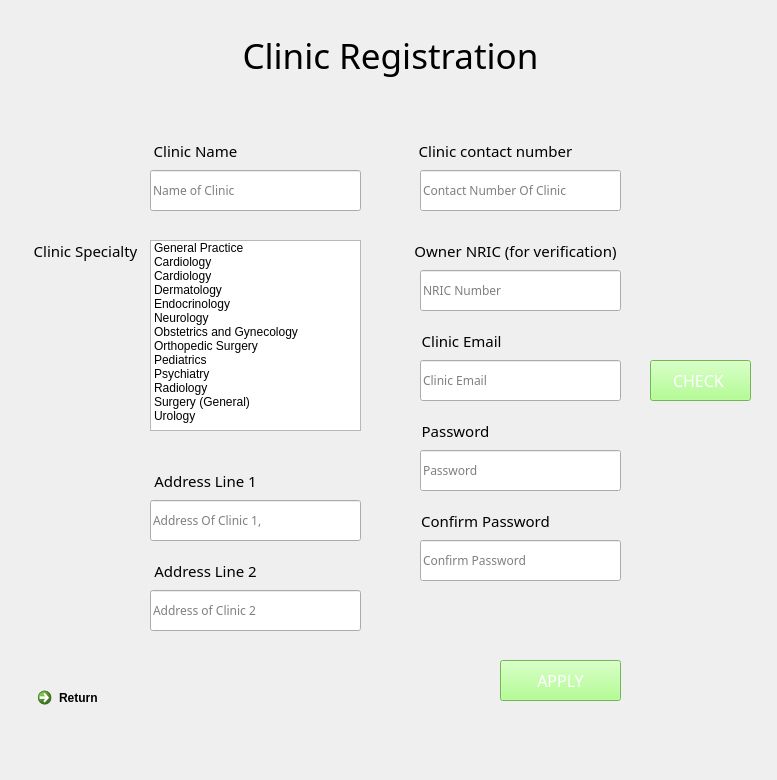
<?xml version="1.0" encoding="UTF-8"?>
<ui version="4.0">
 <class>RegisterPage</class>
 <widget class="QWidget" name="RegisterPage">
  <property name="geometry">
   <rect>
    <x>0</x>
    <y>0</y>
    <width>777</width>
    <height>780</height>
   </rect>
  </property>
  <property name="windowTitle">
   <string>Call A Doctor - Sign up page</string>
  </property>
  <widget class="QLineEdit" name="ClinicNameInput">
   <property name="geometry">
    <rect>
     <x>150</x>
     <y>170</y>
     <width>211</width>
     <height>41</height>
    </rect>
   </property>
   <property name="font">
    <font>
     <family>Bahnschrift Light</family>
    </font>
   </property>
   <property name="toolTip">
    <string>&lt;html&gt;&lt;head/&gt;&lt;body&gt;&lt;p&gt;Username&lt;/p&gt;&lt;p&gt;&lt;br/&gt;&lt;/p&gt;&lt;/body&gt;&lt;/html&gt;</string>
   </property>
   <property name="styleSheet">
    <string notr="true">Username</string>
   </property>
   <property name="text">
    <string/>
   </property>
   <property name="placeholderText">
    <string>Name of Clinic</string>
   </property>
  </widget>
  <widget class="QLabel" name="Welcome_label_2">
   <property name="enabled">
    <bool>true</bool>
   </property>
   <property name="geometry">
    <rect>
     <x>210</x>
     <y>30</y>
     <width>361</width>
     <height>51</height>
    </rect>
   </property>
   <property name="sizePolicy">
    <sizepolicy hsizetype="Preferred" vsizetype="Preferred">
     <horstretch>0</horstretch>
     <verstretch>0</verstretch>
    </sizepolicy>
   </property>
   <property name="font">
    <font>
     <family>Yu Gothic UI Semibold</family>
     <pointsize>26</pointsize>
     <weight>7</weight>
     <italic>false</italic>
     <bold>false</bold>
    </font>
   </property>
   <property name="layoutDirection">
    <enum>Qt::LeftToRight</enum>
   </property>
   <property name="autoFillBackground">
    <bool>false</bool>
   </property>
   <property name="styleSheet">
    <string notr="true">
font: 63 26pt &quot;Yu Gothic UI Semibold&quot;;</string>
   </property>
   <property name="text">
    <string>Clinic Registration</string>
   </property>
   <property name="alignment">
    <set>Qt::AlignCenter</set>
   </property>
  </widget>
  <widget class="QLabel" name="Welcome_label_3">
   <property name="enabled">
    <bool>true</bool>
   </property>
   <property name="geometry">
    <rect>
     <x>70</x>
     <y>130</y>
     <width>251</width>
     <height>41</height>
    </rect>
   </property>
   <property name="sizePolicy">
    <sizepolicy hsizetype="Preferred" vsizetype="Preferred">
     <horstretch>0</horstretch>
     <verstretch>0</verstretch>
    </sizepolicy>
   </property>
   <property name="minimumSize">
    <size>
     <width>251</width>
     <height>41</height>
    </size>
   </property>
   <property name="font">
    <font>
     <family>Yu Gothic UI Semibold</family>
     <pointsize>11</pointsize>
     <weight>7</weight>
     <italic>false</italic>
     <bold>false</bold>
    </font>
   </property>
   <property name="toolTip">
    <string>&lt;html&gt;&lt;head/&gt;&lt;body&gt;&lt;p&gt;&lt;span style=&quot; font-size:10pt; font-weight:600;&quot;&gt;First name&lt;/span&gt;&lt;/p&gt;&lt;/body&gt;&lt;/html&gt;</string>
   </property>
   <property name="layoutDirection">
    <enum>Qt::LeftToRight</enum>
   </property>
   <property name="autoFillBackground">
    <bool>false</bool>
   </property>
   <property name="styleSheet">
    <string notr="true">
font: 63 11pt &quot;Yu Gothic UI Semibold&quot;;</string>
   </property>
   <property name="text">
    <string>Clinic Name</string>
   </property>
   <property name="alignment">
    <set>Qt::AlignCenter</set>
   </property>
  </widget>
  <widget class="QLineEdit" name="Owner_NRIC">
   <property name="geometry">
    <rect>
     <x>420</x>
     <y>270</y>
     <width>201</width>
     <height>41</height>
    </rect>
   </property>
   <property name="font">
    <font>
     <family>Bahnschrift Light</family>
    </font>
   </property>
   <property name="toolTip">
    <string>&lt;html&gt;&lt;head/&gt;&lt;body&gt;&lt;p&gt;Username&lt;/p&gt;&lt;p&gt;&lt;br/&gt;&lt;/p&gt;&lt;/body&gt;&lt;/html&gt;</string>
   </property>
   <property name="styleSheet">
    <string notr="true">Username</string>
   </property>
   <property name="text">
    <string/>
   </property>
   <property name="placeholderText">
    <string>NRIC Number</string>
   </property>
  </widget>
  <widget class="QLabel" name="Welcome_label_6">
   <property name="enabled">
    <bool>true</bool>
   </property>
   <property name="geometry">
    <rect>
     <x>390</x>
     <y>230</y>
     <width>251</width>
     <height>41</height>
    </rect>
   </property>
   <property name="sizePolicy">
    <sizepolicy hsizetype="Preferred" vsizetype="Preferred">
     <horstretch>0</horstretch>
     <verstretch>0</verstretch>
    </sizepolicy>
   </property>
   <property name="minimumSize">
    <size>
     <width>251</width>
     <height>41</height>
    </size>
   </property>
   <property name="font">
    <font>
     <family>Yu Gothic UI Semibold</family>
     <pointsize>11</pointsize>
     <weight>7</weight>
     <italic>false</italic>
     <bold>false</bold>
    </font>
   </property>
   <property name="toolTip">
    <string>&lt;html&gt;&lt;head/&gt;&lt;body&gt;&lt;p&gt;&lt;span style=&quot; font-size:10pt; font-weight:600;&quot;&gt;First name&lt;/span&gt;&lt;/p&gt;&lt;/body&gt;&lt;/html&gt;</string>
   </property>
   <property name="layoutDirection">
    <enum>Qt::LeftToRight</enum>
   </property>
   <property name="autoFillBackground">
    <bool>false</bool>
   </property>
   <property name="styleSheet">
    <string notr="true">
font: 63 11pt &quot;Yu Gothic UI Semibold&quot;;</string>
   </property>
   <property name="text">
    <string>Owner NRIC (for verification)</string>
   </property>
   <property name="alignment">
    <set>Qt::AlignCenter</set>
   </property>
  </widget>
  <widget class="QLineEdit" name="addressLine1Input">
   <property name="geometry">
    <rect>
     <x>150</x>
     <y>500</y>
     <width>211</width>
     <height>41</height>
    </rect>
   </property>
   <property name="font">
    <font>
     <family>Bahnschrift Light</family>
    </font>
   </property>
   <property name="toolTip">
    <string>&lt;html&gt;&lt;head/&gt;&lt;body&gt;&lt;p&gt;Username&lt;/p&gt;&lt;p&gt;&lt;br/&gt;&lt;/p&gt;&lt;/body&gt;&lt;/html&gt;</string>
   </property>
   <property name="styleSheet">
    <string notr="true">Username</string>
   </property>
   <property name="text">
    <string/>
   </property>
   <property name="placeholderText">
    <string>Address Of Clinic 1,</string>
   </property>
  </widget>
  <widget class="QLabel" name="Welcome_label_8">
   <property name="enabled">
    <bool>true</bool>
   </property>
   <property name="geometry">
    <rect>
     <x>80</x>
     <y>460</y>
     <width>251</width>
     <height>41</height>
    </rect>
   </property>
   <property name="sizePolicy">
    <sizepolicy hsizetype="Preferred" vsizetype="Preferred">
     <horstretch>0</horstretch>
     <verstretch>0</verstretch>
    </sizepolicy>
   </property>
   <property name="minimumSize">
    <size>
     <width>251</width>
     <height>41</height>
    </size>
   </property>
   <property name="font">
    <font>
     <family>Yu Gothic UI Semibold</family>
     <pointsize>11</pointsize>
     <weight>7</weight>
     <italic>false</italic>
     <bold>false</bold>
    </font>
   </property>
   <property name="toolTip">
    <string>&lt;html&gt;&lt;head/&gt;&lt;body&gt;&lt;p&gt;&lt;span style=&quot; font-size:10pt; font-weight:600;&quot;&gt;First name&lt;/span&gt;&lt;/p&gt;&lt;/body&gt;&lt;/html&gt;</string>
   </property>
   <property name="layoutDirection">
    <enum>Qt::LeftToRight</enum>
   </property>
   <property name="autoFillBackground">
    <bool>false</bool>
   </property>
   <property name="styleSheet">
    <string notr="true">
font: 63 11pt &quot;Yu Gothic UI Semibold&quot;;</string>
   </property>
   <property name="text">
    <string>Address Line 1</string>
   </property>
   <property name="alignment">
    <set>Qt::AlignCenter</set>
   </property>
  </widget>
  <widget class="QLabel" name="Welcome_label_9">
   <property name="enabled">
    <bool>true</bool>
   </property>
   <property name="geometry">
    <rect>
     <x>80</x>
     <y>550</y>
     <width>251</width>
     <height>41</height>
    </rect>
   </property>
   <property name="sizePolicy">
    <sizepolicy hsizetype="Preferred" vsizetype="Preferred">
     <horstretch>0</horstretch>
     <verstretch>0</verstretch>
    </sizepolicy>
   </property>
   <property name="minimumSize">
    <size>
     <width>251</width>
     <height>41</height>
    </size>
   </property>
   <property name="font">
    <font>
     <family>Yu Gothic UI Semibold</family>
     <pointsize>11</pointsize>
     <weight>7</weight>
     <italic>false</italic>
     <bold>false</bold>
    </font>
   </property>
   <property name="toolTip">
    <string>&lt;html&gt;&lt;head/&gt;&lt;body&gt;&lt;p&gt;&lt;span style=&quot; font-size:10pt; font-weight:600;&quot;&gt;First name&lt;/span&gt;&lt;/p&gt;&lt;/body&gt;&lt;/html&gt;</string>
   </property>
   <property name="layoutDirection">
    <enum>Qt::LeftToRight</enum>
   </property>
   <property name="autoFillBackground">
    <bool>false</bool>
   </property>
   <property name="styleSheet">
    <string notr="true">
font: 63 11pt &quot;Yu Gothic UI Semibold&quot;;</string>
   </property>
   <property name="text">
    <string>Address Line 2</string>
   </property>
   <property name="alignment">
    <set>Qt::AlignCenter</set>
   </property>
  </widget>
  <widget class="QLineEdit" name="addressLine2Input">
   <property name="geometry">
    <rect>
     <x>150</x>
     <y>590</y>
     <width>211</width>
     <height>41</height>
    </rect>
   </property>
   <property name="font">
    <font>
     <family>Bahnschrift Light</family>
    </font>
   </property>
   <property name="toolTip">
    <string>&lt;html&gt;&lt;head/&gt;&lt;body&gt;&lt;p&gt;Username&lt;/p&gt;&lt;p&gt;&lt;br/&gt;&lt;/p&gt;&lt;/body&gt;&lt;/html&gt;</string>
   </property>
   <property name="styleSheet">
    <string notr="true">Username</string>
   </property>
   <property name="text">
    <string/>
   </property>
   <property name="placeholderText">
    <string>Address of Clinic 2</string>
   </property>
  </widget>
  <widget class="QLabel" name="Welcome_label_11">
   <property name="enabled">
    <bool>true</bool>
   </property>
   <property name="geometry">
    <rect>
     <x>-50</x>
     <y>160</y>
     <width>251</width>
     <height>41</height>
    </rect>
   </property>
   <property name="sizePolicy">
    <sizepolicy hsizetype="Preferred" vsizetype="Preferred">
     <horstretch>0</horstretch>
     <verstretch>0</verstretch>
    </sizepolicy>
   </property>
   <property name="minimumSize">
    <size>
     <width>251</width>
     <height>41</height>
    </size>
   </property>
   <property name="font">
    <font>
     <family>Yu Gothic UI Semibold</family>
     <pointsize>10</pointsize>
     <weight>7</weight>
     <italic>false</italic>
     <bold>false</bold>
    </font>
   </property>
   <property name="toolTip">
    <string>&lt;html&gt;&lt;head/&gt;&lt;body&gt;&lt;p&gt;&lt;span style=&quot; font-size:10pt; font-weight:600;&quot;&gt;First name&lt;/span&gt;&lt;/p&gt;&lt;/body&gt;&lt;/html&gt;</string>
   </property>
   <property name="layoutDirection">
    <enum>Qt::LeftToRight</enum>
   </property>
   <property name="autoFillBackground">
    <bool>false</bool>
   </property>
   <property name="styleSheet">
    <string notr="true">
font: 63 10pt &quot;Yu Gothic UI Semibold&quot;;</string>
   </property>
   <property name="text">
    <string/>
   </property>
   <property name="alignment">
    <set>Qt::AlignCenter</set>
   </property>
  </widget>
  <widget class="QPushButton" name="SendApplication">
   <property name="geometry">
    <rect>
     <x>500</x>
     <y>660</y>
     <width>121</width>
     <height>41</height>
    </rect>
   </property>
   <property name="font">
    <font>
     <family>Bahnschrift SemiLight SemiConde</family>
     <pointsize>12</pointsize>
    </font>
   </property>
   <property name="autoFillBackground">
    <bool>false</bool>
   </property>
   <property name="styleSheet">
    <string notr="true">background-color: #9dff73;
color: #FFFFFF;
</string>
   </property>
   <property name="text">
    <string>APPLY</string>
   </property>
   <property name="autoDefault">
    <bool>false</bool>
   </property>
  </widget>
  <widget class="QCommandLinkButton" name="commandLinkButton">
   <property name="geometry">
    <rect>
     <x>30</x>
     <y>680</y>
     <width>185</width>
     <height>41</height>
    </rect>
   </property>
   <property name="text">
    <string>Return</string>
   </property>
  </widget>
  <widget class="QLabel" name="Welcome_label_4">
   <property name="enabled">
    <bool>true</bool>
   </property>
   <property name="geometry">
    <rect>
     <x>370</x>
     <y>130</y>
     <width>251</width>
     <height>41</height>
    </rect>
   </property>
   <property name="sizePolicy">
    <sizepolicy hsizetype="Preferred" vsizetype="Preferred">
     <horstretch>0</horstretch>
     <verstretch>0</verstretch>
    </sizepolicy>
   </property>
   <property name="minimumSize">
    <size>
     <width>251</width>
     <height>41</height>
    </size>
   </property>
   <property name="font">
    <font>
     <family>Yu Gothic UI Semibold</family>
     <pointsize>11</pointsize>
     <weight>7</weight>
     <italic>false</italic>
     <bold>false</bold>
    </font>
   </property>
   <property name="toolTip">
    <string>&lt;html&gt;&lt;head/&gt;&lt;body&gt;&lt;p&gt;&lt;span style=&quot; font-size:10pt; font-weight:600;&quot;&gt;First name&lt;/span&gt;&lt;/p&gt;&lt;/body&gt;&lt;/html&gt;</string>
   </property>
   <property name="layoutDirection">
    <enum>Qt::LeftToRight</enum>
   </property>
   <property name="autoFillBackground">
    <bool>false</bool>
   </property>
   <property name="styleSheet">
    <string notr="true">
font: 63 11pt &quot;Yu Gothic UI Semibold&quot;;</string>
   </property>
   <property name="text">
    <string>Clinic contact number</string>
   </property>
   <property name="alignment">
    <set>Qt::AlignCenter</set>
   </property>
  </widget>
  <widget class="QLineEdit" name="ContactNumberInput">
   <property name="geometry">
    <rect>
     <x>420</x>
     <y>170</y>
     <width>201</width>
     <height>41</height>
    </rect>
   </property>
   <property name="font">
    <font>
     <family>Bahnschrift Light</family>
    </font>
   </property>
   <property name="toolTip">
    <string>&lt;html&gt;&lt;head/&gt;&lt;body&gt;&lt;p&gt;Username&lt;/p&gt;&lt;p&gt;&lt;br/&gt;&lt;/p&gt;&lt;/body&gt;&lt;/html&gt;</string>
   </property>
   <property name="styleSheet">
    <string notr="true">Username</string>
   </property>
   <property name="text">
    <string/>
   </property>
   <property name="placeholderText">
    <string>Contact Number Of Clinic</string>
   </property>
  </widget>
  <widget class="QLabel" name="Welcome_label_5">
   <property name="enabled">
    <bool>true</bool>
   </property>
   <property name="geometry">
    <rect>
     <x>340</x>
     <y>320</y>
     <width>251</width>
     <height>41</height>
    </rect>
   </property>
   <property name="sizePolicy">
    <sizepolicy hsizetype="Preferred" vsizetype="Preferred">
     <horstretch>0</horstretch>
     <verstretch>0</verstretch>
    </sizepolicy>
   </property>
   <property name="minimumSize">
    <size>
     <width>251</width>
     <height>41</height>
    </size>
   </property>
   <property name="font">
    <font>
     <family>Yu Gothic UI Semibold</family>
     <pointsize>11</pointsize>
     <weight>7</weight>
     <italic>false</italic>
     <bold>false</bold>
    </font>
   </property>
   <property name="toolTip">
    <string>&lt;html&gt;&lt;head/&gt;&lt;body&gt;&lt;p&gt;&lt;span style=&quot; font-size:10pt; font-weight:600;&quot;&gt;First name&lt;/span&gt;&lt;/p&gt;&lt;/body&gt;&lt;/html&gt;</string>
   </property>
   <property name="layoutDirection">
    <enum>Qt::LeftToRight</enum>
   </property>
   <property name="autoFillBackground">
    <bool>false</bool>
   </property>
   <property name="styleSheet">
    <string notr="true">
font: 63 11pt &quot;Yu Gothic UI Semibold&quot;;</string>
   </property>
   <property name="text">
    <string>Clinic Email  </string>
   </property>
   <property name="alignment">
    <set>Qt::AlignCenter</set>
   </property>
  </widget>
  <widget class="QLineEdit" name="ClinicEmailInput">
   <property name="geometry">
    <rect>
     <x>420</x>
     <y>360</y>
     <width>201</width>
     <height>41</height>
    </rect>
   </property>
   <property name="font">
    <font>
     <family>Bahnschrift Light</family>
    </font>
   </property>
   <property name="toolTip">
    <string>&lt;html&gt;&lt;head/&gt;&lt;body&gt;&lt;p&gt;Username&lt;/p&gt;&lt;p&gt;&lt;br/&gt;&lt;/p&gt;&lt;/body&gt;&lt;/html&gt;</string>
   </property>
   <property name="styleSheet">
    <string notr="true">Username</string>
   </property>
   <property name="text">
    <string/>
   </property>
   <property name="placeholderText">
    <string>Clinic Email</string>
   </property>
  </widget>
  <widget class="QLineEdit" name="PasswordInput">
   <property name="geometry">
    <rect>
     <x>420</x>
     <y>450</y>
     <width>201</width>
     <height>41</height>
    </rect>
   </property>
   <property name="font">
    <font>
     <family>Bahnschrift Light</family>
    </font>
   </property>
   <property name="toolTip">
    <string>&lt;html&gt;&lt;head/&gt;&lt;body&gt;&lt;p&gt;Username&lt;/p&gt;&lt;p&gt;&lt;br/&gt;&lt;/p&gt;&lt;/body&gt;&lt;/html&gt;</string>
   </property>
   <property name="styleSheet">
    <string notr="true">Username</string>
   </property>
   <property name="text">
    <string/>
   </property>
   <property name="placeholderText">
    <string>Password</string>
   </property>
  </widget>
  <widget class="QLabel" name="Welcome_label_10">
   <property name="enabled">
    <bool>true</bool>
   </property>
   <property name="geometry">
    <rect>
     <x>330</x>
     <y>410</y>
     <width>251</width>
     <height>41</height>
    </rect>
   </property>
   <property name="sizePolicy">
    <sizepolicy hsizetype="Preferred" vsizetype="Preferred">
     <horstretch>0</horstretch>
     <verstretch>0</verstretch>
    </sizepolicy>
   </property>
   <property name="minimumSize">
    <size>
     <width>251</width>
     <height>41</height>
    </size>
   </property>
   <property name="font">
    <font>
     <family>Yu Gothic UI Semibold</family>
     <pointsize>11</pointsize>
     <weight>7</weight>
     <italic>false</italic>
     <bold>false</bold>
    </font>
   </property>
   <property name="toolTip">
    <string>&lt;html&gt;&lt;head/&gt;&lt;body&gt;&lt;p&gt;&lt;span style=&quot; font-size:10pt; font-weight:600;&quot;&gt;First name&lt;/span&gt;&lt;/p&gt;&lt;/body&gt;&lt;/html&gt;</string>
   </property>
   <property name="layoutDirection">
    <enum>Qt::LeftToRight</enum>
   </property>
   <property name="autoFillBackground">
    <bool>false</bool>
   </property>
   <property name="styleSheet">
    <string notr="true">
font: 63 11pt &quot;Yu Gothic UI Semibold&quot;;</string>
   </property>
   <property name="text">
    <string>Password</string>
   </property>
   <property name="alignment">
    <set>Qt::AlignCenter</set>
   </property>
  </widget>
  <widget class="QLineEdit" name="PasswordInput2">
   <property name="geometry">
    <rect>
     <x>420</x>
     <y>540</y>
     <width>201</width>
     <height>41</height>
    </rect>
   </property>
   <property name="font">
    <font>
     <family>Bahnschrift Light</family>
    </font>
   </property>
   <property name="toolTip">
    <string>&lt;html&gt;&lt;head/&gt;&lt;body&gt;&lt;p&gt;Username&lt;/p&gt;&lt;p&gt;&lt;br/&gt;&lt;/p&gt;&lt;/body&gt;&lt;/html&gt;</string>
   </property>
   <property name="styleSheet">
    <string notr="true">Username</string>
   </property>
   <property name="text">
    <string/>
   </property>
   <property name="placeholderText">
    <string>Confirm Password</string>
   </property>
  </widget>
  <widget class="QLabel" name="Welcome_label_16">
   <property name="enabled">
    <bool>true</bool>
   </property>
   <property name="geometry">
    <rect>
     <x>360</x>
     <y>500</y>
     <width>251</width>
     <height>41</height>
    </rect>
   </property>
   <property name="sizePolicy">
    <sizepolicy hsizetype="Preferred" vsizetype="Preferred">
     <horstretch>0</horstretch>
     <verstretch>0</verstretch>
    </sizepolicy>
   </property>
   <property name="minimumSize">
    <size>
     <width>251</width>
     <height>41</height>
    </size>
   </property>
   <property name="font">
    <font>
     <family>Yu Gothic UI Semibold</family>
     <pointsize>11</pointsize>
     <weight>7</weight>
     <italic>false</italic>
     <bold>false</bold>
    </font>
   </property>
   <property name="toolTip">
    <string>&lt;html&gt;&lt;head/&gt;&lt;body&gt;&lt;p&gt;&lt;span style=&quot; font-size:10pt; font-weight:600;&quot;&gt;First name&lt;/span&gt;&lt;/p&gt;&lt;/body&gt;&lt;/html&gt;</string>
   </property>
   <property name="layoutDirection">
    <enum>Qt::LeftToRight</enum>
   </property>
   <property name="autoFillBackground">
    <bool>false</bool>
   </property>
   <property name="styleSheet">
    <string notr="true">
font: 63 11pt &quot;Yu Gothic UI Semibold&quot;;</string>
   </property>
   <property name="text">
    <string>Confirm Password</string>
   </property>
   <property name="alignment">
    <set>Qt::AlignCenter</set>
   </property>
  </widget>
  <widget class="QPushButton" name="VerifyEmail">
   <property name="geometry">
    <rect>
     <x>650</x>
     <y>360</y>
     <width>101</width>
     <height>41</height>
    </rect>
   </property>
   <property name="font">
    <font>
     <family>Bahnschrift SemiLight SemiConde</family>
     <pointsize>12</pointsize>
    </font>
   </property>
   <property name="autoFillBackground">
    <bool>false</bool>
   </property>
   <property name="styleSheet">
    <string notr="true">background-color: #9dff73;
color: #FFFFFF;
</string>
   </property>
   <property name="text">
    <string>CHECK </string>
   </property>
   <property name="autoDefault">
    <bool>false</bool>
   </property>
  </widget>
  <widget class="QListWidget" name="SpecialtyList">
   <property name="geometry">
    <rect>
     <x>150</x>
     <y>240</y>
     <width>211</width>
     <height>191</height>
    </rect>
   </property>
   <property name="selectionMode">
    <enum>QAbstractItemView::MultiSelection</enum>
   </property>
   <item>
    <property name="text">
     <string>General Practice</string>
    </property>
   </item>
   <item>
    <property name="text">
     <string>Cardiology</string>
    </property>
   </item>
   <item>
    <property name="text">
     <string>Cardiology</string>
    </property>
   </item>
   <item>
    <property name="text">
     <string>Dermatology</string>
    </property>
   </item>
   <item>
    <property name="text">
     <string>Endocrinology</string>
    </property>
   </item>
   <item>
    <property name="text">
     <string>Neurology</string>
    </property>
   </item>
   <item>
    <property name="text">
     <string>Obstetrics and Gynecology</string>
    </property>
   </item>
   <item>
    <property name="text">
     <string>Orthopedic Surgery</string>
    </property>
   </item>
   <item>
    <property name="text">
     <string>Pediatrics</string>
    </property>
   </item>
   <item>
    <property name="text">
     <string>Psychiatry</string>
    </property>
   </item>
   <item>
    <property name="text">
     <string>Radiology</string>
    </property>
   </item>
   <item>
    <property name="text">
     <string>Surgery (General)</string>
    </property>
   </item>
   <item>
    <property name="text">
     <string>Urology</string>
    </property>
   </item>
  </widget>
  <widget class="QLabel" name="Welcome_label_7">
   <property name="enabled">
    <bool>true</bool>
   </property>
   <property name="geometry">
    <rect>
     <x>-40</x>
     <y>230</y>
     <width>251</width>
     <height>41</height>
    </rect>
   </property>
   <property name="sizePolicy">
    <sizepolicy hsizetype="Preferred" vsizetype="Preferred">
     <horstretch>0</horstretch>
     <verstretch>0</verstretch>
    </sizepolicy>
   </property>
   <property name="minimumSize">
    <size>
     <width>251</width>
     <height>41</height>
    </size>
   </property>
   <property name="font">
    <font>
     <family>Yu Gothic UI Semibold</family>
     <pointsize>11</pointsize>
     <weight>7</weight>
     <italic>false</italic>
     <bold>false</bold>
    </font>
   </property>
   <property name="toolTip">
    <string>&lt;html&gt;&lt;head/&gt;&lt;body&gt;&lt;p&gt;&lt;span style=&quot; font-size:10pt; font-weight:600;&quot;&gt;First name&lt;/span&gt;&lt;/p&gt;&lt;/body&gt;&lt;/html&gt;</string>
   </property>
   <property name="layoutDirection">
    <enum>Qt::LeftToRight</enum>
   </property>
   <property name="autoFillBackground">
    <bool>false</bool>
   </property>
   <property name="styleSheet">
    <string notr="true">
font: 63 11pt &quot;Yu Gothic UI Semibold&quot;;</string>
   </property>
   <property name="text">
    <string>Clinic Specialty</string>
   </property>
   <property name="alignment">
    <set>Qt::AlignCenter</set>
   </property>
  </widget>
 </widget>
 <resources/>
 <connections/>
</ui>
